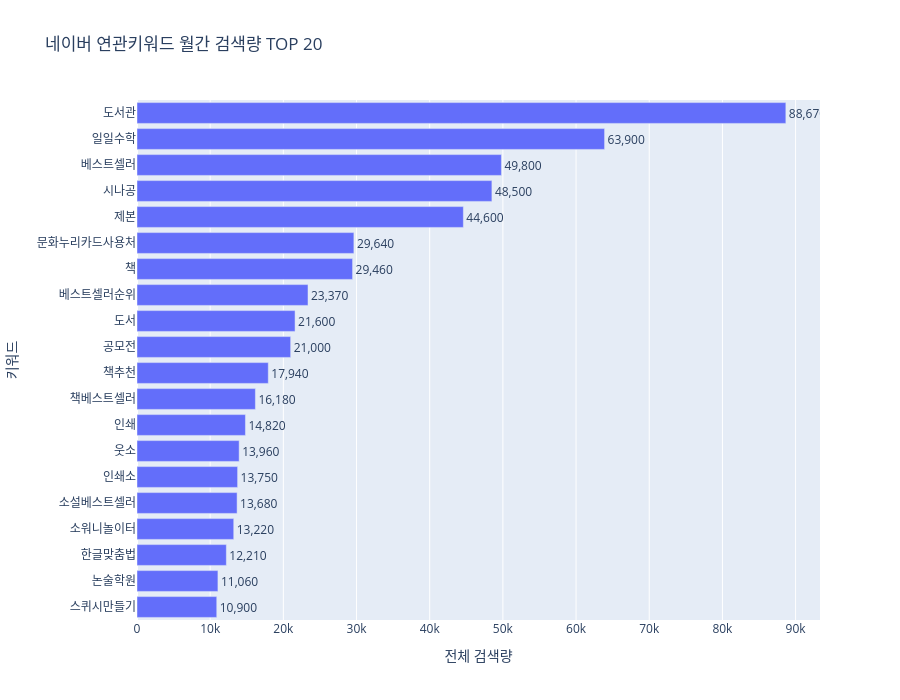

The code cell stored with this chart in its notebook:
### Code cell
fig = px.bar(
    top_search,
    x="search_total",
    y="keyword",
    orientation="h",
    
    title="네이버 연관키워드 월간 검색량 TOP 20",
    
    labels={
        "keyword": "키워드",
        "search_total": "전체 검색량",
        "search_pc": "PC 검색량",
        "search_mobile": "Mobile 검색량",
        "competition": "경쟁정도"
    },
    
    hover_data=[
        "search_pc",
        "search_mobile",
        "competition"
    ],
    
    text="search_total"
)

fig.update_layout(
    yaxis={
        "categoryorder": "total ascending"
    },
    height=700
)

fig.update_traces(
    texttemplate="%{text:,.0f}",
    textposition="outside"
)

fig.show()

### Figure 1 — Plotly figure (JSON) as saved in the notebook; plotly's stock layout.template omitted (floating-point values rounded to 4 significant figures)
{"data": [{"alignmentgroup": "True", "customdata": [[9370, 79300, "높음"], [47600, 16300, "낮음"], [13400, 36400, "높음"], [29200, 19300, "중간"], [10000, 34600, "중간"], [4540, 25100, "높음"], [6860, 22600, "높음"], [3870, 19500, "높음"], [8000, 13600, "높음"], [9700, 11300, "높음"], [3340, 14600, "높음"], [3080, 13100, "높음"], [5030, 9790, "높음"], [1260, 12700, "중간"], [3550, 10200, "높음"], [2380, 11300, "높음"], [4500, 8720, "중간"], [4180, 8030, "높음"], [960, 10100, "높음"], [4050, 6850, "중간"]], "hovertemplate": "전체 검색량=%{text}<br>키워드=%{y}<br>PC 검색량=%{customdata[0]}<br>Mobile 검색량=%{customdata[1]}<br>경쟁정도=%{customdata[2]}<extra></extra>", "legendgroup": "", "marker": {"color": "#636efa", "pattern": {"shape": ""}}, "name": "", "offsetgroup": "", "orientation": "h", "showlegend": false, "text": [88670, 63900, 49800, 48500, 44600, 29640, 29460, 23370, 21600, 21000, 17940, 16180, 14820, 13960, 13750, 13680, 13220, 12210, 11060, 10900], "textposition": "outside", "texttemplate": "%{text:,.0f}", "type": "bar", "x": [88670, 63900, 49800, 48500, 44600, 29640, 29460, 23370, 21600, 21000, 17940, 16180, 14820, 13960, 13750, 13680, 13220, 12210, 11060, 10900], "xaxis": "x", "y": ["도서관", "일일수학", "베스트셀러", "시나공", "제본", "문화누리카드사용처", "책", "베스트셀러순위", "도서", "공모전", "책추천", "책베스트셀러", "인쇄", "웃소", "인쇄소", "소설베스트셀러", "소워니놀이터", "한글맞춤법", "논술학원", "스퀴시만들기"], "yaxis": "y"}], "layout": {"barmode": "relative", "height": 700, "legend": {"tracegroupgap": 0}, "title": {"text": "네이버 연관키워드 월간 검색량 TOP 20"}, "xaxis": {"anchor": "y", "domain": [0, 1], "title": {"text": "전체 검색량"}}, "yaxis": {"anchor": "x", "categoryorder": "total ascending", "domain": [0, 1], "title": {"text": "키워드"}}}}
